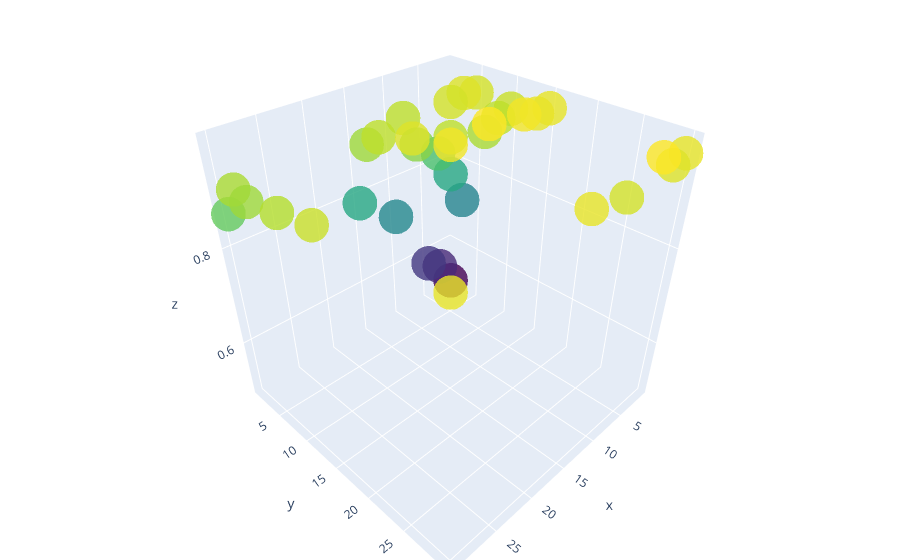

The notebook cell saved with this chart:
### Code cell
import plotly.graph_objects as go
import numpy as np


fig = go.Figure(data=[go.Scatter3d(
    x=x,
    y=y,
    z=res1,
    mode='markers',
    marker=dict(
        size=12,
        color=res1,                # set color to an array/list of desired values
        colorscale='Viridis',   # choose a colorscale
        opacity=0.8
    )
)])

# tight layout
fig.update_layout(margin=dict(l=0, r=0, b=0, t=0))
fig.show()

### Figure 1 — Plotly figure (JSON) as saved in the notebook; plotly's stock layout.template omitted (floating-point values rounded to 4 significant figures)
{"data": [{"marker": {"color": [0.4921, 0.5476, 0.5714, 0.7222, 0.7857, 0.8651, 0.7143, 0.7857, 0.8413, 0.9365, 0.9127, 0.9206, 0.9524, 0.9603, 0.9524, 0.8968, 0.9365, 0.9127, 0.9444, 0.9365, 0.9206, 0.9365, 0.9603, 0.9286, 0.9683, 0.9683, 0.9762, 0.9841, 0.9762, 0.9444, 0.9683, 0.9603, 0.9841, 0.9524, 0.9683, 0.9683], "colorscale": [[0, "#440154"], [0.1111, "#482878"], [0.2222, "#3e4989"], [0.3333, "#31688e"], [0.4444, "#26828e"], [0.5556, "#1f9e89"], [0.6667, "#35b779"], [0.7778, "#6ece58"], [0.8889, "#b5de2b"], [1, "#fde725"]], "opacity": 0.8, "size": 12}, "mode": "markers", "type": "scatter3d", "x": [1, 3, 5, 10, 15, 30, 1, 3, 5, 10, 15, 30, 1, 3, 5, 10, 15, 30, 1, 3, 5, 10, 15, 30, 1, 3, 5, 10, 15, 30, 1, 3, 5, 10, 15, 30], "y": [1, 1, 1, 1, 1, 1, 3, 3, 3, 3, 3, 3, 5, 5, 5, 5, 5, 5, 10, 10, 10, 10, 10, 10, 15, 15, 15, 15, 15, 15, 30, 30, 30, 30, 30, 30], "z": [0.4921, 0.5476, 0.5714, 0.7222, 0.7857, 0.8651, 0.7143, 0.7857, 0.8413, 0.9365, 0.9127, 0.9206, 0.9524, 0.9603, 0.9524, 0.8968, 0.9365, 0.9127, 0.9444, 0.9365, 0.9206, 0.9365, 0.9603, 0.9286, 0.9683, 0.9683, 0.9762, 0.9841, 0.9762, 0.9444, 0.9683, 0.9603, 0.9841, 0.9524, 0.9683, 0.9683]}], "layout": {"margin": {"b": 0, "l": 0, "r": 0, "t": 0}}}
